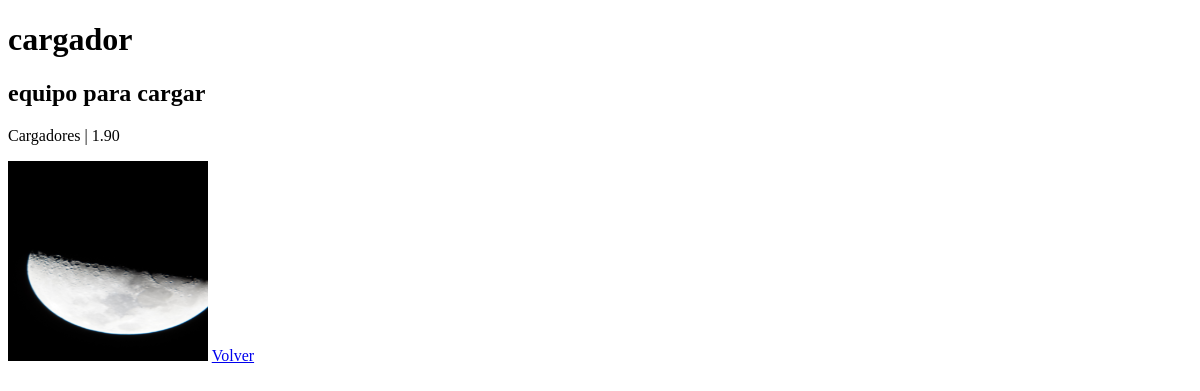
The app's page /product/4/, older data.
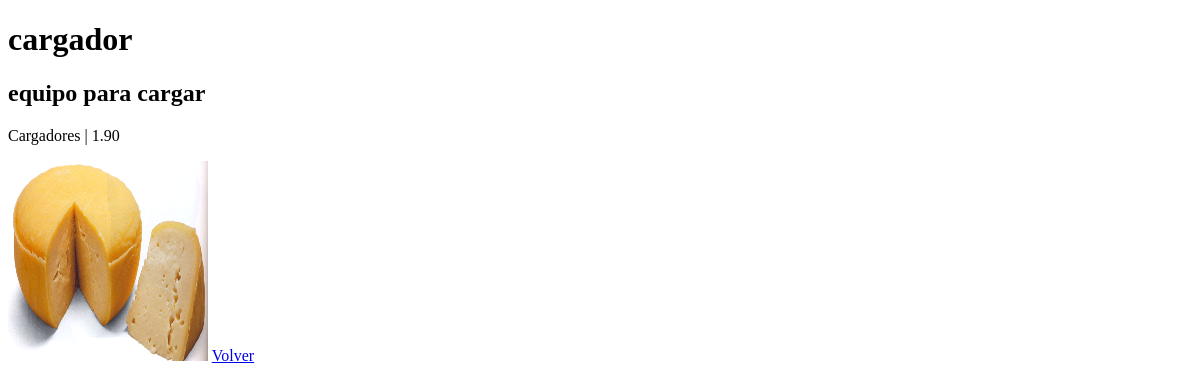
The same page, newer data.
### products/models.py (models this page shows, shortened)
class Product(models.Model):
	nombre = models.CharField(max_length=255)
	descripcion = models.CharField(max_length=255)
	categoria = models.CharField(max_length=255)
	precio = models.DecimalField(max_digits=6, decimal_places=2)
	image = models.ImageField(blank=True)
	class Meta:
		ordering = ('precio',)

### products/views.py (the view)
# urls.py: url(r'^product/(?P<pk>[0-9]+)/$', views.product_detail, name='product_detail'),
def product_detail(request, pk):
	product = get_object_or_404(Product, pk=pk)
	template = loader.get_template('product_detail.html')
	context = {
		'product' : product
	}
	return HttpResponse(template.render(context,request))

### templates/product_detail.html (shortened to what this page needs)
<!DOCTYPE html>
<html lang="en">
<head>
	{% load staticfiles %}
	<link rel="stylesheet" href="{% static 'css/base.css' %}">
</head>
<body>
	<h1>{{ product.nombre }}</h1>
	<h2>{{ product.descripcion }}</h2>
	<p>
		{{ product.categoria }} |
		{{ product.precio }}
	</p>
	<img src="{{ product.image.url }}" alt="">
	<a href="{% url 'hola' %}">Volver</a>
</body>
</html>

### static/css/base.css (style rules this page uses)
body { font-family: "Agency FB" }
img { width: 200px; height: 200px; }

Row changes from the older to the newer data that the page shows:
changed Product "cargador": image: a different picture
